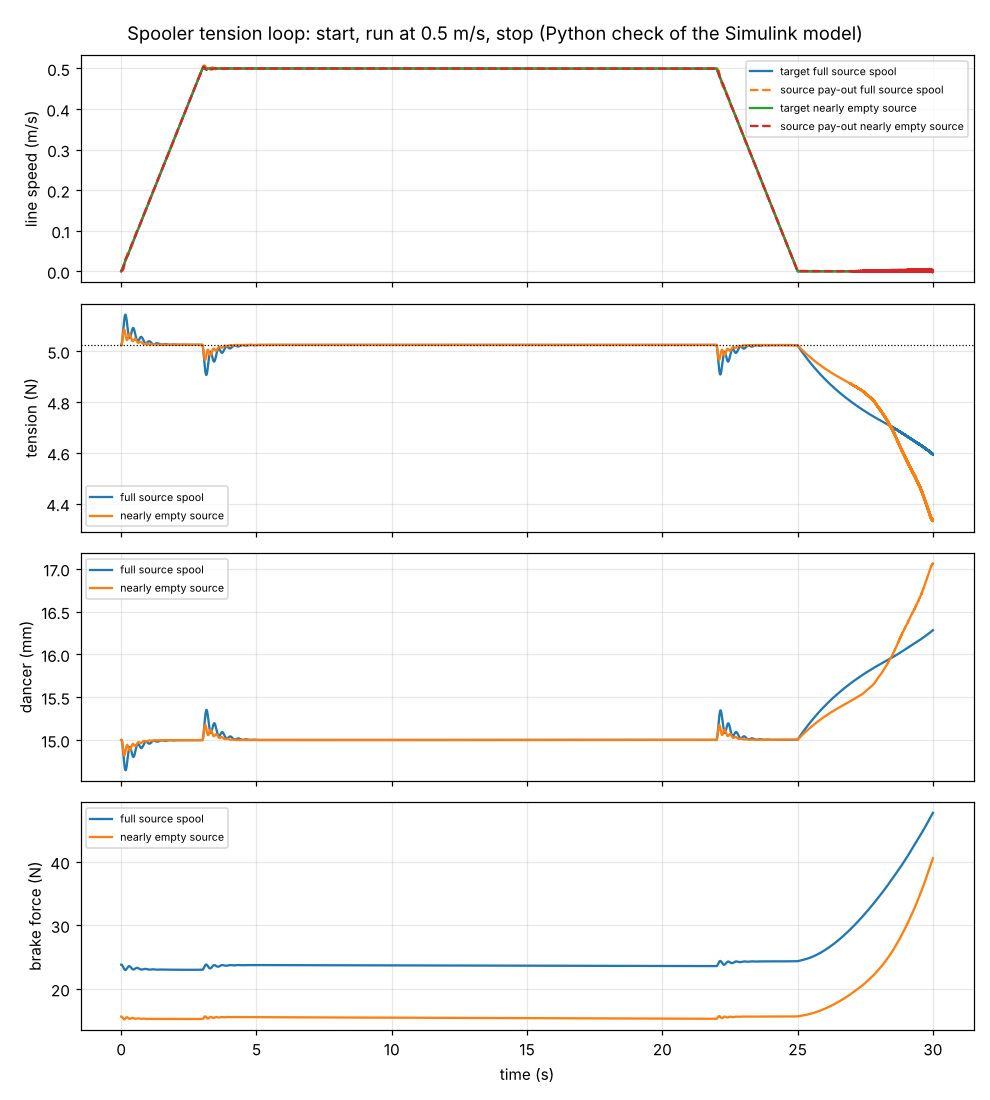

The script that saved this image:
import numpy as np, matplotlib
matplotlib.use("Agg")
import matplotlib.pyplot as plt

# ---- parameters (same as spooler_params.m) ----
d=1.75e-3; rho=1240.0; lam=rho*np.pi*d**2/4      # kg/m filament
w=0.061; kp_pack=0.80; rc=0.061                   # wound width, packing density, core radius
L0=1.0/lam                                        # m of filament on a full 1 kg spool
J_shell=0.0025                                    # empty spool + cones + drum (kg m^2), estimate
mu=0.5; r_d=0.040; Fmax=54.0                      # TPU pad on PLA drum, drum radius, max pad force
b_s=1e-4                                          # bearing viscous (N m s)
k_sp=670.0; c_sp=5.0; xf=0.030; x_set=0.015; xmax=0.030  # dancer spring & travel
T_set=k_sp*(xf-x_set)/2                           # 5.0 N
N=4.0; eta=0.9; J_r_shell=0.003                   # gear ratio, efficiency, receiving rotor inertia
tau_srv=0.08                                      # servo lag
v_run=0.5; t_ramp=3.0                             # m/s, s
Kp,Ki,Kd=1500.0,6000.0,250.0
EPS=0.005
def r_of(L): return np.sqrt(rc**2+max(L,0)*d**2/(4*w*kp_pack))

def run(L_start_src, T_end=30.0, dt=2e-4, stop_at=22.0):
    Ls=0.0  # unwound from source
    Lr=0.0
    ws=0.0; x=x_set; Fb=T_set*r_of(L_start_src)/(mu*r_d); I=0.0; eprev=0.0
    out=[]
    t=0.0
    wr_prev=0.0
    while t<T_end:
        # speed profile
        if t<t_ramp: v=v_run*t/t_ramp
        elif t<stop_at: v=v_run
        elif t<stop_at+t_ramp: v=v_run*(1-(t-stop_at)/t_ramp)
        else: v=0.0
        rs=r_of(L_start_src-Ls); rr=r_of(Lr)
        m_f=lam*(L_start_src-Ls)
        Js=J_shell+0.5*m_f*(rc**2+rs**2)
        wr=v/rr
        vr=wr*rr; vs=ws*rs
        xd=(vs-vr)/2
        T=max(0.0,(k_sp*(xf-x)-c_sp*xd)/2)
        # controller (brake): x above set -> loop long -> tension low -> more brake
        e=x-x_set
        I+=e*dt
        D=xd
        Fff=T_set*rs/(mu*r_d)
        Fcmd=np.clip(Fff+Kp*e+Ki*I+Kd*D,0,Fmax)
        if Fcmd in (0,Fmax): I-=e*dt   # anti-windup
        Fb+=(Fcmd-Fb)/tau_srv*dt
        tb=mu*Fb*r_d*np.tanh(ws/EPS)
        wsd=(T*rs-tb-b_s*ws)/Js
        Jr=J_r_shell+0.5*lam*Lr*(rc**2+rr**2)
        alpha_r=(wr-wr_prev)/dt; wr_prev=wr
        tau_m=(T*rr+Jr*alpha_r)/(N*eta)
        out.append((t,v,vs,T,x*1000,Fb,rs*1000,tau_m,ws*60/(2*np.pi),wr*60/(2*np.pi)))
        ws+=wsd*dt; x+=xd*dt; x=min(max(x,0.0),xmax)
        Ls+=vs*dt; Lr+=vr*dt; t+=dt
    return np.array(out)

full=run(L0); low=run(L0*0.03)
for name,a in (("full source (r=95 mm)",full),("nearly empty source",low)):
    run_mask=(a[:,0]>5)&(a[:,0]<21)
    print(name, "start radius %.1f mm"%a[0,6],
          "| tension while running: mean %.2f N, min %.2f, max %.2f"%(a[run_mask,3].mean(),a[run_mask,3].min(),a[run_mask,3].max()),
          "| whole run min/max %.2f/%.2f N"%(a[:,3].min(),a[:,3].max()),
          "| dancer %.1f-%.1f mm"%(a[:,4].min(),a[:,4].max()),
          "| brake force %.1f-%.1f N"%(a[:,5].min(),a[:,5].max()),
          "| peak motor torque %.3f N m"%np.abs(a[:,7]).max())
fig,ax=plt.subplots(4,1,figsize=(9,10),sharex=True)
for a,lab in ((full,"full source spool"),(low,"nearly empty source")):
    ax[0].plot(a[:,0],a[:,1],label="target "+lab); ax[0].plot(a[:,0],a[:,2],'--',label="source pay-out "+lab)
    ax[1].plot(a[:,0],a[:,3],label=lab)
    ax[2].plot(a[:,0],a[:,4],label=lab)
    ax[3].plot(a[:,0],a[:,5],label=lab)
ax[1].axhline(T_set,color='k',lw=0.8,ls=':')
ax[0].set_ylabel("line speed (m/s)"); ax[1].set_ylabel("tension (N)"); ax[2].set_ylabel("dancer (mm)"); ax[3].set_ylabel("brake force (N)")
ax[3].set_xlabel("time (s)")
for a_ in ax: a_.legend(fontsize=7); a_.grid(alpha=.3)
fig.suptitle("Spooler tension loop: start, run at 0.5 m/s, stop (Python check of the Simulink model)")
fig.tight_layout(); fig.savefig("sim_check.png",dpi=110)
